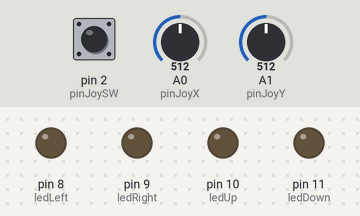
The sketch below on a simulated Arduino Uno, built with avr-gcc and run on an emulated ATmega328P. Shown: output pins drawn as LEDs (lit = HIGH). The inputs (shaded band) are chosen by the test bench; at power-on: A0 (pinJoyX) = 512, A1 (pinJoyY) = 512, pin 2 (pinJoySW) HIGH. What the sketch prints to the serial monitor is not drawn.

Above: at 1.2 s.
1.3 s: A0 (pinJoyX) set to 593
2.8 s: A0 (pinJoyX) set to 608
At 3.8 s:
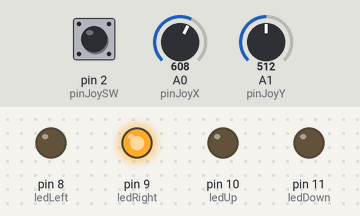
4.3 s: A1 (pinJoyY) set to 589
5.8 s: A1 (pinJoyY) set to 609
At 6.2 s:
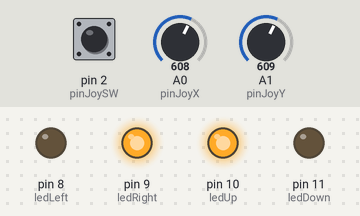
7.3 s: A0 (pinJoyX) set to 590
At 7.7 s:
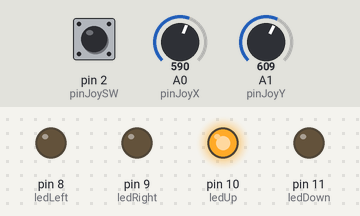
8.8 s: A1 (pinJoyY) set to 390
At 9.8 s:
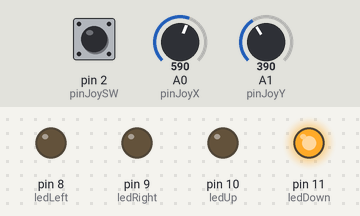
Timing chart, 0 to 11.3 s (numbered marks = the images above; inputs shaded):
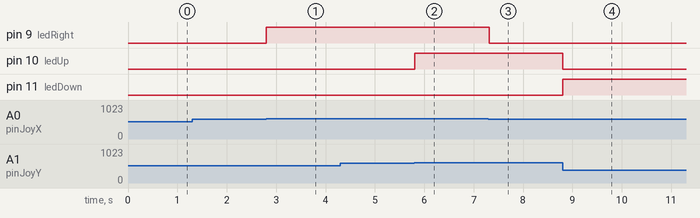

The sketch:

zaritech_joystick_vector.ino
```cpp
// (licence header left out)
// Hardware Input/Output Pin Allocations
const int pinJoyX  = A0; // Horizontal Proportional Axis
const int pinJoyY  = A1; // Vertical Proportional Axis
const int pinJoySW = 2;  // Integrated Digital Select Switch

const int ledLeft  = 8;  // Vector Node Left Indicator
const int ledRight = 9;  // Vector Node Right Indicator
const int ledUp    = 10; // Vector Node Forward Indicator
const int ledDown  = 11; // Vector Node Backward Indicator

// Calibrated Mathematical Noise Filters (Eşik Sınırları)
const int CENTER_THRESHOLD_LOW  = 400;
const int CENTER_THRESHOLD_HIGH = 600;

void setup() {
  // Initialize Corporate Logging Diagnostics Pipeline
  Serial.begin(9600);
  Serial.println("[ZARITECH ACADEMY] Initializing Joystick Telemetry Substrate...");

  // Register Input Interfaces with Secure Logic Pulses
  pinMode(pinJoySW, INPUT_PULLUP);

  // Register Visual Array Boundaries
  pinMode(ledLeft, OUTPUT);
  pinMode(ledRight, OUTPUT);
  pinMode(ledUp, OUTPUT);
  pinMode(ledDown, OUTPUT);

  // Clear visual grids on boot
  clearVectorOutputs();
  Serial.println("[ZARITECH ACADEMY] Kinematic Coordinate Mapping Active.");
}

void loop() {
  // Execute Precision Analog Sampling
  int rawX = analogRead(pinJoyX);
  int rawY = analogRead(pinJoyY);
  bool btnState = digitalRead(pinJoySW);

  // Process X-Axis Vector Telemetry
  if (rawX < CENTER_THRESHOLD_LOW) {
    digitalWrite(ledLeft, HIGH);
    digitalWrite(ledRight, LOW);
  } else if (rawX > CENTER_THRESHOLD_HIGH) {
    digitalWrite(ledRight, HIGH);
    digitalWrite(ledLeft, LOW);
  } else {
    digitalWrite(ledLeft, LOW);
    digitalWrite(ledRight, LOW);
  }

  // Process Y-Axis Vector Telemetry
  if (rawY < CENTER_THRESHOLD_LOW) {
    digitalWrite(ledDown, HIGH);
    digitalWrite(ledUp, LOW);
  } else if (rawY > CENTER_THRESHOLD_HIGH) {
    digitalWrite(ledUp, HIGH);
    digitalWrite(ledDown, LOW);
  } else {
    digitalWrite(ledUp, LOW);
    digitalWrite(ledDown, LOW);
  }

  // Handle Haptic Switch Z-Axis Event Interruption
  if (btnState == LOW) {
    Serial.println("[ZARITECH HMI] Joystick Mechanical Z-Axis Click Registered.");
    delay(200); // Debounce delay
  }

  delay(15); // Yield control to background core processes
}

void clearVectorOutputs() {
  digitalWrite(ledLeft, LOW);
  digitalWrite(ledRight, LOW);
  digitalWrite(ledUp, LOW);
  digitalWrite(ledDown, LOW);
}
```

Measured:
- the behaviour switches between 600 and 601 on A0 (pinJoyX) (found by bisection; images 0 and 1)
- the behaviour switches between 600 and 601 on A1 (pinJoyY) (found by bisection; images 1 and 2)
- after the input at 1.3 s, every drawn part: stays the same
- after the input at 2.8 s, pin 9 (ledRight): LOW → HIGH at once
- after the input at 4.3 s, every drawn part: stays the same
- after the input at 5.8 s, pin 10 (ledUp): LOW → HIGH at once
- after the input at 7.3 s, pin 9 (ledRight): HIGH → LOW at once
- after the input at 8.8 s, pin 10 (ledUp): HIGH → LOW at once; pin 11 (ledDown): LOW → HIGH at once
